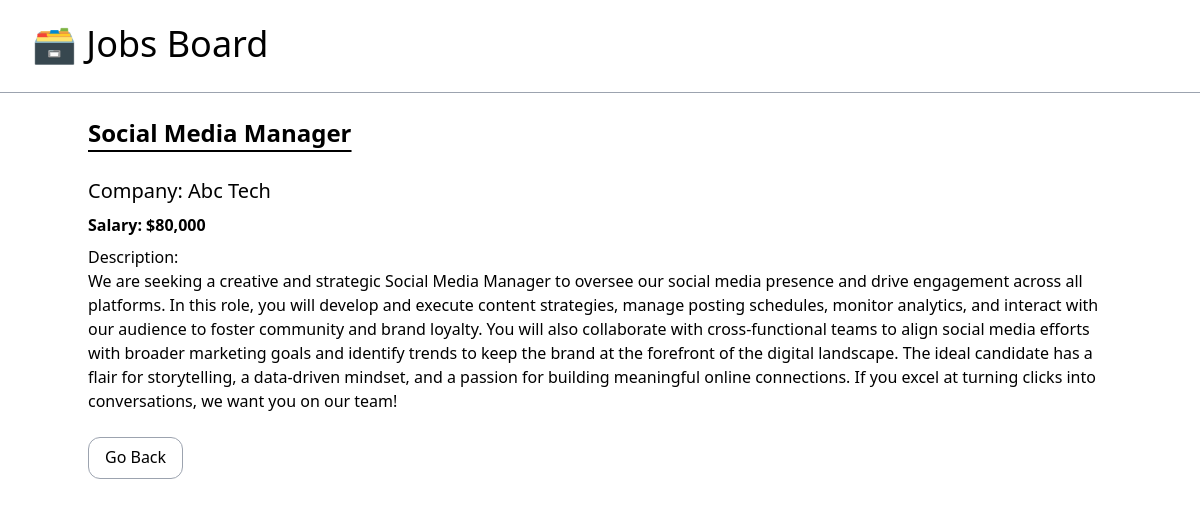
Page /jobs/1/ on the committed database.
### S05_JobsBoardApp/models.py (models this page shows, shortened)
class JobPosting(models.Model):
    title = models.CharField(max_length=100)
    description = models.TextField()
    company = models.CharField(max_length=100)
    salary = models.IntegerField()
    is_active = models.BooleanField(default=False)

### S05_JobsBoardApp/views.py (the view)
def jobs_detail(request, job_id):
    job = get_object_or_404(JobPosting, id=job_id, is_active=True)
    return render(request=request, template_name="S05_JobsBoardApp/detail.html", context={"job": job})

### S05_JobsBoardApp/templates/S05_JobsBoardApp/detail.html
{% extends 'S05_JobsBoardApp/_base.html' %}
{% load humanize %}
{% block content %}
<div class="mt-6 mx-auto">
    <h2 class="text-2xl font-semibold underline underline-offset-8 pb-7">{{ job.title|title }}</h2>
    <p class="text-xl pb-2">Company: {{ job.company|title }}</p>
    <p class="font-semibold pb-2">Salary: ${{ job.salary|intcomma }}</p>
    <p class="pb-8">Description:<br>{{ job.description }}</p>
    <a class="border rounded-xl border-gray-400 pt-2 px-4 hover:bg-gray-200 pb-2.5" href="{% url 'jobs-home' %}">
        Go Back
    </a>
</div>
{% endblock content %}

### rows in the picture
JobPosting: title "Social Media Manager", company "Abc Tech", salary "80,000", description "We are seeking a creative and strategic Social Media Manager to oversee our social media presence and drive engagement across all platforms. In this role, you will develop and execute content strategies, manage posting schedules, monitor analytics, and interact with our audience to foster community and brand loyalty. You will also collaborate with cross-functional teams to align social media efforts with broader marketing goals and identify trends to keep the brand at the forefront of the digital landscape. The ideal candidate has a flair for storytelling, a data-driven mindset, and a passion for building meaningful online connections. If you excel at turning clicks into conversations, we…"
